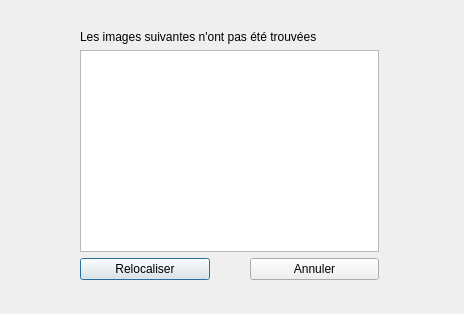
<?xml version="1.0" encoding="UTF-8"?>
<ui version="4.0">
 <class>Dialog</class>
 <widget class="QDialog" name="Dialog">
  <property name="geometry">
   <rect>
    <x>0</x>
    <y>0</y>
    <width>464</width>
    <height>314</height>
   </rect>
  </property>
  <property name="windowTitle">
   <string>Dialog</string>
  </property>
  <widget class="QWidget" name="">
   <property name="geometry">
    <rect>
     <x>80</x>
     <y>30</y>
     <width>299</width>
     <height>250</height>
    </rect>
   </property>
   <layout class="QVBoxLayout" name="verticalLayout">
    <item>
     <widget class="QLabel" name="label">
      <property name="text">
       <string>Les images suivantes n'ont pas été trouvées</string>
      </property>
     </widget>
    </item>
    <item>
     <widget class="QListView" name="listView"/>
    </item>
    <item>
     <layout class="QHBoxLayout" name="horizontalLayout">
      <property name="spacing">
       <number>40</number>
      </property>
      <item>
       <widget class="QPushButton" name="pushButton_2">
        <property name="text">
         <string>Relocaliser</string>
        </property>
       </widget>
      </item>
      <item>
       <widget class="QPushButton" name="pushButton">
        <property name="text">
         <string>Annuler</string>
        </property>
       </widget>
      </item>
     </layout>
    </item>
   </layout>
  </widget>
 </widget>
 <resources/>
 <connections/>
</ui>
